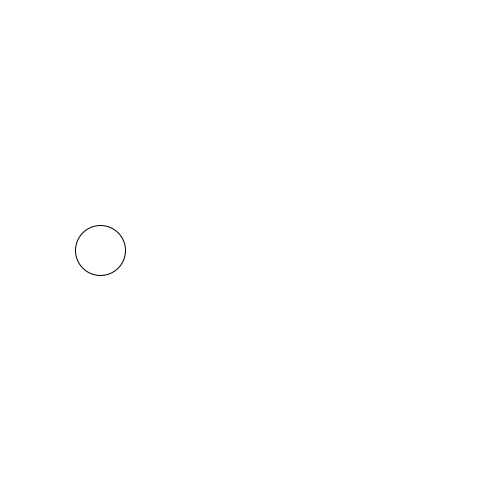
Frame 1 (no input)
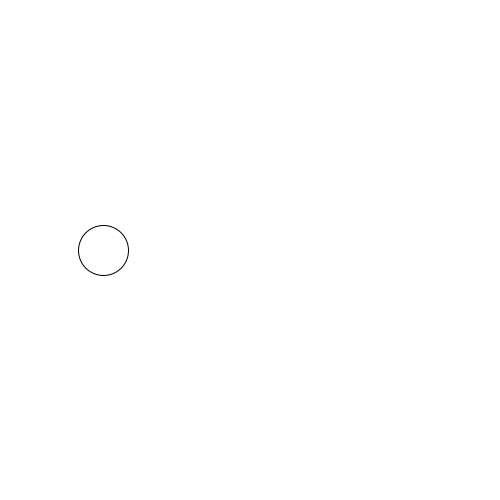
Frame 60 (the mouse pressed at the canvas centre just before this capture)
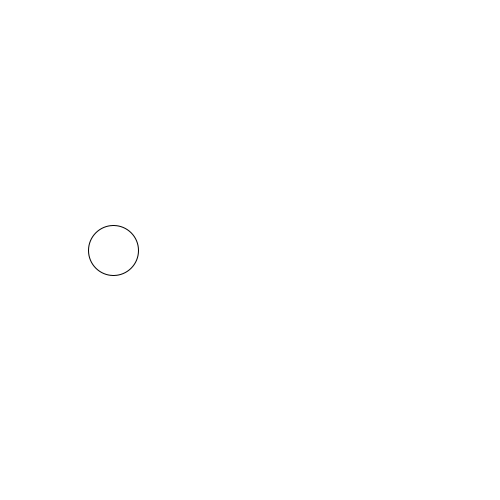
Frame 120 (the mouse held since frame 60 and released just before this capture)

The Processing sketch that drew these frames (run headless with seeded random() and noise(); from frame 60 on, the mouse is pressed at the canvas centre):

// Processing sketch: charProbability
// ── charProbability.pde
char c='b';
//char = a single character
float xPos=100;
float yPos;
float targetX,targetY,easingRate;

void setup(){
  size(500,500);
  easingRate=0.01;
  
  targetY=height/2;
  yPos=height/2;
}

void draw(){
  background(255);
  
  println(stateProb());
  
  if(c=='a'){
    targetX=100;
  }else if(c=='b'){
    targetX=400;
  }
  
  xPos+=(targetX-xPos)*easingRate;
  //yPos+=(targetY-yPos)*easingRate;
  
  ellipse(xPos,yPos,50,50);
}

char stateProb(){
  float r=random(0,1);
  if(c=='a'){
    if(r<=0.9){
      c='a';
    }else{
      c='b';
    }
  }
  
  if(c=='b'){
    if(r<=0.9){
      c='a';
    }else{
      c='b';
    }
  }
  return c;
}
